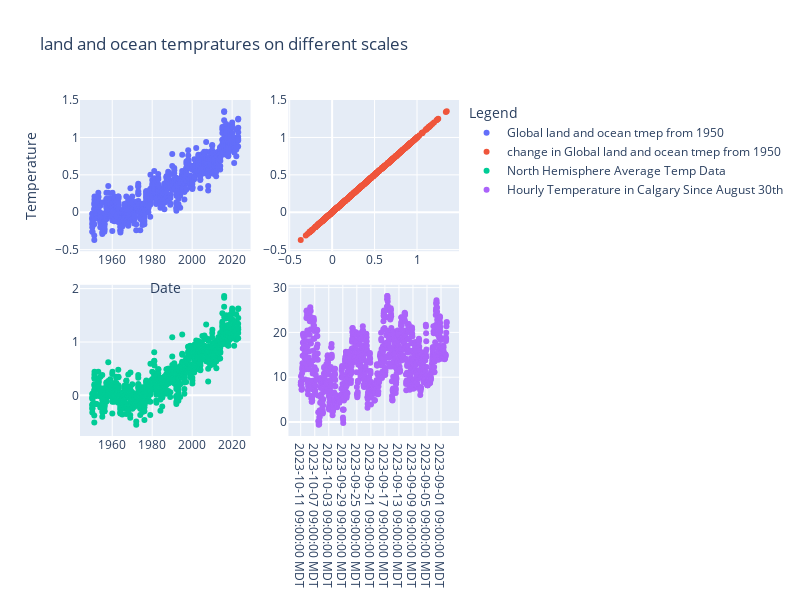

Here is the notebook cell this chart was saved with:
### Code cell
"""
-I now have all of my plots, how would i then configure all of these on the same figure, while they're still interactive
-How do i change the sizes of the plots and the spaces between them
"""

from plotly.subplots import make_subplots
import plotly.graph_objects as go

plot1 = go.Scatter(x=land_ocean_data['Year'], y=land_ocean_data['Temp'], mode='markers', name='Global land and ocean tmep from 1950')
plot2 = go.Scatter(x=temp_values, y=land_ocean_data['Temp'], mode='markers', name='change in Global land and ocean tmep from 1950')
plot3 = go.Scatter(x=north_hem['Year'], y=north_hem['Temp'], mode ='markers', name='North Hemisphere Average Temp Data')
plot4 = go.Scatter(x=hourly_data['date_time_local'], y=hourly_data['temperature'], mode='markers',name ='Hourly Temperature in Calgary Since August 30th')
fig = make_subplots(rows=2, cols=2, horizontal_spacing=0.1, vertical_spacing=0.1)

fig.add_trace(plot1, row=1, col=1)
fig.add_trace(plot2, row=1, col=2)
fig.add_trace(plot3, row=2, col=1)
fig.add_trace(plot4, row=2, col=2)

fig.update_layout(
    title='land and ocean tempratures on different scales',
    xaxis_title='Date',
    yaxis_title='Temperature',
    legend_title='Legend',
    width=800,  # width of figure in pixels
    height=600   # height of figure in pixels
)

### Figure 1 — Plotly figure (JSON) as saved in the notebook; plotly's stock layout.template omitted (floating-point values rounded to 4 significant figures; data arrays with more than 128 entries replaced by an {"elided": "..."} marker saying what was removed)
{"data": [{"mode": "markers", "name": "Global land and ocean tmep from 1950", "type": "scatter", "x": {"elided": "884 float values"}, "xaxis": "x", "y": {"elided": "884 float values"}, "yaxis": "y"}, {"mode": "markers", "name": "change in Global land and ocean tmep from 1950", "type": "scatter", "x": {"elided": "884 float values"}, "xaxis": "x2", "y": {"elided": "884 float values"}, "yaxis": "y2"}, {"mode": "markers", "name": "North Hemisphere Average Temp Data", "type": "scatter", "x": {"elided": "884 float values"}, "xaxis": "x3", "y": {"elided": "884 float values"}, "yaxis": "y3"}, {"mode": "markers", "name": "Hourly Temperature in Calgary Since August 30th", "type": "scatter", "x": {"elided": "1000 str values"}, "xaxis": "x4", "y": {"elided": "1000 float values"}, "yaxis": "y4"}], "layout": {"height": 600, "legend": {"title": {"text": "Legend"}}, "title": {"text": "land and ocean tempratures on different scales"}, "width": 800, "xaxis": {"anchor": "y", "domain": [0, 0.45], "title": {"text": "Date"}}, "xaxis2": {"anchor": "y2", "domain": [0.55, 1]}, "xaxis3": {"anchor": "y3", "domain": [0, 0.45]}, "xaxis4": {"anchor": "y4", "domain": [0.55, 1]}, "yaxis": {"anchor": "x", "domain": [0.55, 1], "title": {"text": "Temperature"}}, "yaxis2": {"anchor": "x2", "domain": [0.55, 1]}, "yaxis3": {"anchor": "x3", "domain": [0, 0.45]}, "yaxis4": {"anchor": "x4", "domain": [0, 0.45]}}}
